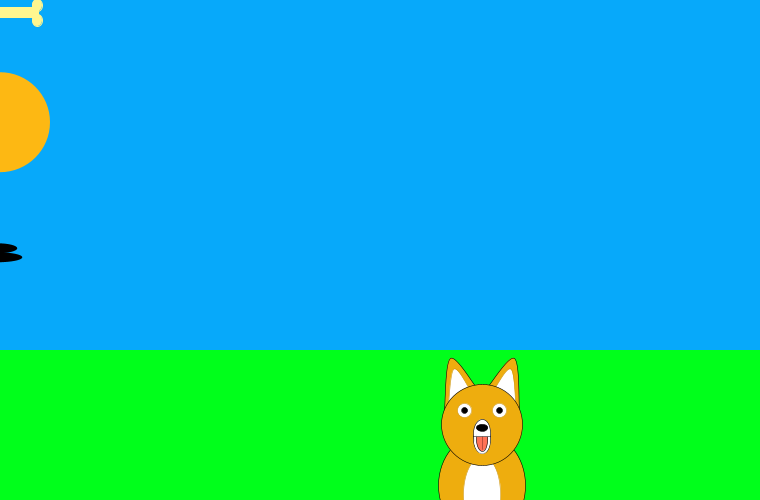
Frame 1 (no input)
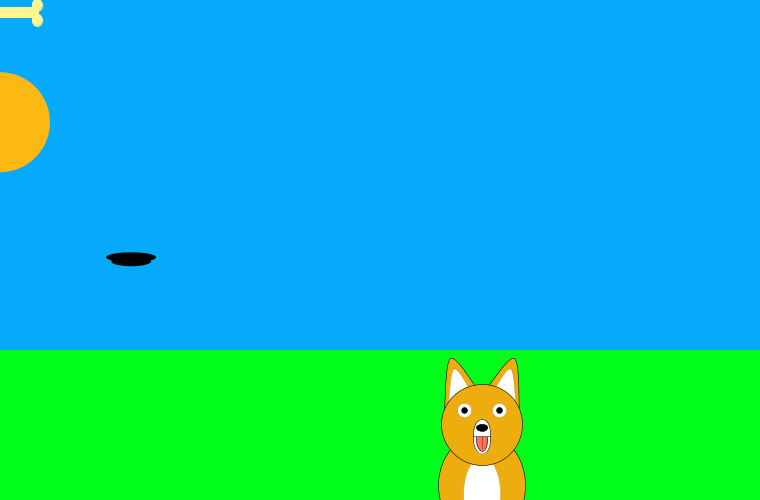
Frame 60 (the mouse pressed at the canvas centre just before this capture)
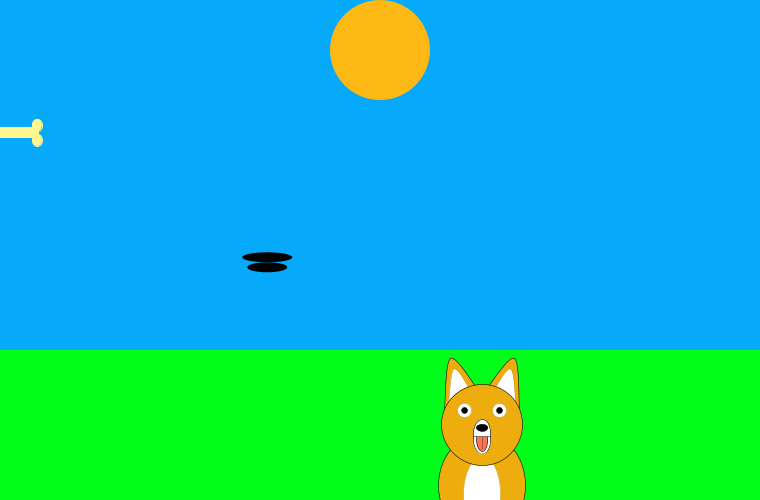
Frame 120 (the mouse held since frame 60 and released just before this capture)

The Processing sketch that drew these frames (run headless with seeded random() and noise(); from frame 60 on, the mouse is pressed at the canvas centre):

// Processing sketch: processing_119662
// ── processing_119662.pde

/*****************************************
 * Assignment 5
 * Name:    Mike Robb & Mary White
 * Course:      CSC 103 - Creative Computing - Fall 2013
 * Submitted:    10/1/2013
 * 
 *
 * This program draws a Corgi and a bone. 
 * The sun will follow the x coordinate of the mouse and along a
 * predefined path. When the mouse is clicked, the bone drops to
 * the ground. If you click on the bone again, you can pick it back
 * up. If you press the space button on the keyboard, it draws a
 * new Corgi so that you can form a Corgum. If you press the 's'
 * key, it will toggle if the sun is following your mouse.  There is
 * also a random chance that a bird will be spawned and will move
 * across the screen.
 * 
 * Corgi and Bone drawing by Mary in a previous assignment.
 *
 * ***********************************************/
 
final int FALLSPEED = 2;
color bodyColor1 = color(238, 173, 14);
color spotColor = color(255, 255, 255);
color strokeColor = color(205, 149, 12);
color bgColor = color(7, 169, 250);
int bx, by;
boolean boneDropping = false;
boolean movingSun = true;
ArrayList<Corgi> corgis;
ArrayList<Bird> birds;
Sun sun;

class Corgi{
  float x,y,s;
  Corgi(float x, float y, float s){
    this.x = x;
    this.y = y;
    this.s = s;
  }
}


//setup
void setup() {
  size(760, 500);
  smooth();
  corgis = new ArrayList<Corgi>();
  corgis.add(new Corgi(generateX(),generateY(),generateScale()));
  birds = new ArrayList<Bird>();
  birds.add(new Bird());
  sun = new Sun(mouseX, 0);
}

void draw() {
  float birdSpawn = random(1);
  
  if(birdSpawn > .99) {
    birds.add(new Bird());
  }
  
  if(movingSun) {
    sun.x = mouseX;
    sun.setY();
  }
  
  if (boneDropping) {
    if (by < (height - 30))
      by += FALLSPEED;
  }
  else {
    bx = mouseX;
    by = mouseY;
  }

  pushMatrix();
  translate(380, 250);
  background(bgColor);
  drawGround();
  drawCorgis();
  popMatrix();
  sun.draw();
  drawBone(bx, by);
  for(int i = 0; i < birds.size(); i++) {
    Bird cur = birds.get(i);
    
    if(cur.isOffScreen()) {
      birds.remove(i);
    } else {
      cur.move();
      cur.draw();
    }
  }
}

void drawCorgis(){
  for(int i = 0; i < corgis.size(); i++){
    float x = corgis.get(i).x;
    float y = corgis.get(i).y;
    float s = corgis.get(i).s;
    pushMatrix();
    scale(s,s);
    drawBody(x, y);
    drawHead(x, y);
    drawEyes(x, y);
    popMatrix();
  }
}

//allows for the bone to be picked back up or dropped
void mousePressed() {
  if (boneDropping) {
    if (((by <= mouseY) && (mouseY <= (by + 30))) && 
      ((bx <= mouseX) && (mouseX <= (bx+60))))
      boneDropping = false;
  }
  else {
    boneDropping = true;
  }
}

void keyPressed(){
  if(key == ' ') {
    corgis.add(new Corgi(generateX(),generateY(),generateScale()));
  } else if( key == 's') {
    movingSun = !movingSun;
  }
}

//draws the grass
void drawGround() {
  fill(0, 255, 27);
  noStroke();
  rect(-380, 100, 765, 200);
}

//draws the Corgi body
void drawBody(float x, float y) {
  //back feet/legs
  //foot
  fill(spotColor);
  stroke(0, 0, 0);
  ellipse(x-50, y+150, 20, 40);
  ellipse(x+50, y+150, 20, 40);
  //legs
  fill(bodyColor1);
  rect(x-60, y+95, 20, 50);
  rect(x+40, y+95, 20, 50);
  //body
  fill(bodyColor1); 
  stroke(0, 0, 0);
  ellipse(x+0, y+50, 150, 180);
  fill(bgColor);
  stroke(bgColor);
  //front legs/feet
  //foot
  fill(spotColor);
  stroke(0, 0, 0);
  ellipse(x-35, y+150, 20, 40);
  ellipse(x+35, y+150, 20, 40);
  //leg
  fill(bodyColor1);
  stroke(bodyColor1);
  rect(x-45, y+95, 20, 50);
  rect(x+25, y+95, 20, 50);
  //leg outline
  stroke(0, 0, 0);
  line(x-45, y+145, x-50, y+85);
  line(x-25, y+145, x-25, y+125);  
  line(x+25, y+145, x+25, y+125);
  line(x+45, y+145, x+50, y+85);
  line(x-55, y+145, x-25, y+145);
  line(x+25, y+145, x+55, y+145);
  //chest spot
  fill(spotColor);
  stroke(strokeColor);
  ellipse(x+0, y+65, 65, 130);
}

void drawHead(float x, float y) {
  //ears
  fill(bodyColor1);
  stroke(0, 0, 0);
  //ear 1
  beginShape();
  curveVertex(x+10, y-120);
  curveVertex(x+10, y-120);
  curveVertex(x+55, y-170);
  curveVertex(x+65, y-82);
  curveVertex(x+65, y-82);
  endShape();
  //ear 2
  beginShape();
  curveVertex(x-10, y-120);
  curveVertex(x-10, y-120);
  curveVertex(x-55, y-170);
  curveVertex(x-65, y-82);
  curveVertex(x-65, y-82);
  endShape();
  fill(spotColor);
  stroke(strokeColor);
  //inner ear 1
  beginShape();
  curveVertex(x+20, y-115);
  curveVertex(x+20, y-115);
  curveVertex(x+50, y-150);
  curveVertex(x+60, y-62);
  curveVertex(x+60, y-62);
  endShape();
  //inner ear 2
  beginShape();
  curveVertex(x-20, y-115);
  curveVertex(x-20, y-115);
  curveVertex(x-50, y-150);
  curveVertex(x-60, y-62);
  curveVertex(x-60, y-62);
  endShape();
  //head
  fill(bodyColor1);
  stroke(0, 0, 0);
  ellipse(x+0, y-55, 140, 140);
  //snout
  //mouth
  fill(spotColor);
  stroke(0, 0, 0);
  ellipse(x+0, y-30, 30, 50);
  ellipse(x+0, y-40, 30, 50);
  stroke(spotColor);
  ellipse(x+0, y-30, 27, 47);
  stroke(0, 0, 0);
  //tongue
  fill(255, 114, 86);
  ellipse(x+0, y-30, 20, 40);
  fill(255, 255, 255);
  stroke(255, 255, 255);
  rect(x-10, y-55, 20, 20);
  stroke(0, 0, 0);
  line(x-15, y-35, x+15, y-35);
  stroke(138, 51, 36);
  line(x+0, y-35, x+0, y-13);
  //nose
  stroke(0, 0, 0);
  fill(0, 0, 0);
  ellipse(x+0, y-50, 20, 12);
}

void drawEyes(float x, float y) {
  //eyes
  fill(255, 255, 255);
  stroke(strokeColor);
  ellipse(x-30, y-80, 25, 25);
  ellipse(x+30, y-80, 25, 25);
  //pupils
  fill(0, 0, 0);
  stroke(0, 0, 0);
  ellipse(x-30, y-80, 10, 10);
  ellipse(x+30, y-80, 10, 10);
}

// generates a random x-coordinate for a Corgi
float generateX() {
  return random(-600, 600);
}

// generates a random y-coordinate for a Corgi
float generateY() {
  return random(355, 360);
}

//generates a random scale for a Corgi
float generateScale() {
  return random(.2, .6);
}

//draws the bone
void drawBone(int x, int y) {
  fill(255, 246, 143);
  stroke(255, 246, 143);
  //top left nub
  ellipse(x-12, y+5, 10, 12);
  //bot left nub
  ellipse(x-12, y+20, 10, 12);
  //top right nub
  ellipse(x+37, y+5, 10, 12);
  //top left nub
  ellipse(x+37, y+20, 10, 12);
  //shaft
  rect(x-12, y+7, 50, 10);
}

final float MaxSpeed = 5;
final float MinSpeed = 1;

public class Bird {  
  float x;
  float y;
  int direction;  // 0: right, 1: left
  float speed;
  int wingPos;
  
  public Bird(float x, float y, int direction, float speed) {
    this.x = x;
    this.y = y;
    this.direction = direction;
    this.speed = speed;
    this.wingPos = 0;
  }

  public Bird() {
    this.direction = round(random(1));
    this.x = direction == 1 ? width + 5 : -5;
    this.y = random(0, 300);
    this.speed = random(MinSpeed, MaxSpeed);
  }
  
  public boolean isOffScreen() {
    if(direction == 0) { // going right
      return x >= width + 5;
    } else {
      return x <= -5;
    }
  }
  
  public void move() {
    if(direction == 0) {
      this.x += this.speed;
    } else {
      this.x -= this.speed;
    }
    
    wingPos = (wingPos+1) % 100;
  }
  
  public void draw() {
    noStroke();
    fill(0);
    if(wingPos < 25) {
      ellipse(x, y - 10 + wingPos, 40, 10);
    } else {
      ellipse(x, y + 15 - ((wingPos-25)/3), 40, 10);
    }
    ellipse(x, y, 50, 10);
  }
}
public class Sun {
  float x;
  float y;
  
  public Sun(float x, float y) {
    this.x = x;
    this.y = y;
  }
  
  public float generateY() {
    float fromCenter = abs(width/2 - x);
    return .0005 * pow(fromCenter, 2) + 50;
  }
  
  public void setY() {
    this.y = generateY();
  }
  
  public void setY(float y) {
    this.y = y;
  }
  
  public void draw() {
    noStroke();
    fill(253, 184, 19);
    ellipse(x, y, 100, 100);
  }
}
